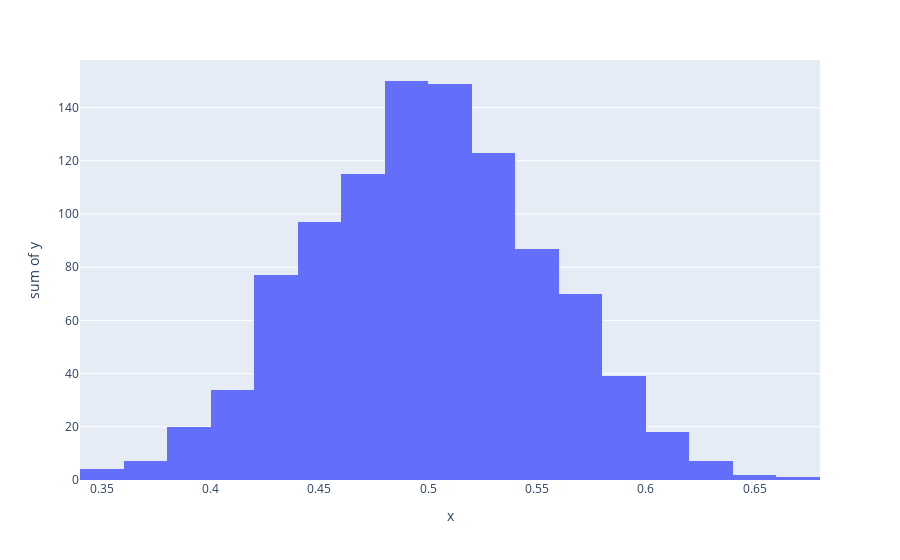

This figure's notebook cell:
### Markdown cell above
### The Central Limit Theorem

When we start measuring large enough samples from a population, even if that population does not follow a normal distribution, the normal distribution still makes an appearance.

### Code cell
# Exploring the central limit theorem in Python

# Samples of the uniform distribution will average out to a normal distribution.
import random
import plotly.express as px

sample_size = 31
sample_count = 1000

# Central limit theorem, 1000 samples each with 31
# random numbers between 0.0 and 1.0
x_values = [(sum([random.uniform(0.0, 1.0) for i in range(sample_size)]) / sample_size)
            for _ in range(sample_count)]

y_values = [1 for _ in range(sample_count)]

px.histogram(x=x_values, y = y_values, nbins=20).show()

### Figure 1 — Plotly figure (JSON) as saved in the notebook; plotly's stock layout.template omitted (floating-point values rounded to 4 significant figures; data arrays with more than 128 entries replaced by an {"elided": "..."} marker saying what was removed)
{"data": [{"alignmentgroup": "True", "bingroup": "x", "histfunc": "sum", "hovertemplate": "x=%{x}<br>sum of y=%{y}<extra></extra>", "legendgroup": "", "marker": {"color": "#636efa", "pattern": {"shape": ""}}, "name": "", "nbinsx": 20, "offsetgroup": "", "orientation": "v", "showlegend": false, "type": "histogram", "x": {"elided": "1000 float values"}, "xaxis": "x", "y": {"elided": "1000 int values"}, "yaxis": "y"}], "layout": {"barmode": "relative", "legend": {"tracegroupgap": 0}, "margin": {"t": 60}, "xaxis": {"anchor": "y", "domain": [0, 1], "title": {"text": "x"}}, "yaxis": {"anchor": "x", "domain": [0, 1], "title": {"text": "sum of y"}}}}
